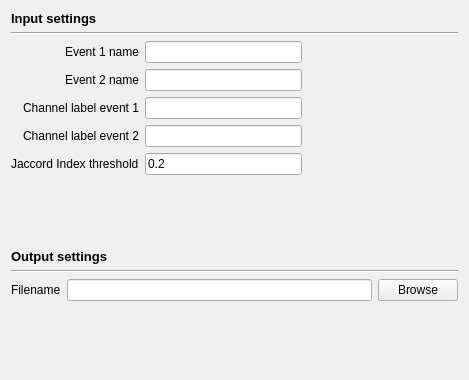
<?xml version="1.0" encoding="UTF-8"?>
<ui version="4.0">
 <class>PerformanceByEventSettingsView</class>
 <widget class="QWidget" name="PerformanceByEventSettingsView">
  <property name="geometry">
   <rect>
    <x>0</x>
    <y>0</y>
    <width>469</width>
    <height>380</height>
   </rect>
  </property>
  <property name="windowTitle">
   <string>Form</string>
  </property>
  <layout class="QVBoxLayout" name="verticalLayout_3">
   <item>
    <layout class="QVBoxLayout" name="verticalLayout_2">
     <item>
      <widget class="QLabel" name="label_5">
       <property name="font">
        <font>
         <pointsize>10</pointsize>
         <weight>75</weight>
         <bold>true</bold>
        </font>
       </property>
       <property name="text">
        <string>Input settings</string>
       </property>
      </widget>
     </item>
     <item>
      <widget class="Line" name="line_2">
       <property name="orientation">
        <enum>Qt::Horizontal</enum>
       </property>
      </widget>
     </item>
     <item>
      <layout class="QVBoxLayout" name="verticalLayout">
       <item>
        <layout class="QGridLayout" name="gridLayout">
         <item row="1" column="2">
          <spacer name="horizontalSpacer_2">
           <property name="orientation">
            <enum>Qt::Horizontal</enum>
           </property>
           <property name="sizeHint" stdset="0">
            <size>
             <width>40</width>
             <height>20</height>
            </size>
           </property>
          </spacer>
         </item>
         <item row="4" column="1">
          <widget class="QLineEdit" name="jaccord_lineEdit">
           <property name="toolTip">
            <string>Enter the Jaccord index (similarity) threshold (from 0 et 1) to mark an event as valid.</string>
           </property>
           <property name="text">
            <string>0.2</string>
           </property>
          </widget>
         </item>
         <item row="2" column="0">
          <widget class="QLabel" name="chan_label">
           <property name="layoutDirection">
            <enum>Qt::LeftToRight</enum>
           </property>
           <property name="text">
            <string>Channel label event 1</string>
           </property>
           <property name="alignment">
            <set>Qt::AlignRight|Qt::AlignTrailing|Qt::AlignVCenter</set>
           </property>
          </widget>
         </item>
         <item row="0" column="1">
          <widget class="QLineEdit" name="event1_name_lineedit">
           <property name="toolTip">
            <string>Enter the event label to evaluate.</string>
           </property>
          </widget>
         </item>
         <item row="1" column="1">
          <widget class="QLineEdit" name="event2_name_lineedit">
           <property name="toolTip">
            <string>Enter the event label to evaluate.</string>
           </property>
          </widget>
         </item>
         <item row="2" column="1">
          <widget class="QLineEdit" name="channel1_lineedit">
           <property name="toolTip">
            <string>Enter the channel to filter events 1 to evaluate.  Let it empty to compare the events from all channels.</string>
           </property>
          </widget>
         </item>
         <item row="0" column="0">
          <widget class="QLabel" name="label">
           <property name="layoutDirection">
            <enum>Qt::LeftToRight</enum>
           </property>
           <property name="text">
            <string>Event 1 name</string>
           </property>
           <property name="alignment">
            <set>Qt::AlignRight|Qt::AlignTrailing|Qt::AlignVCenter</set>
           </property>
          </widget>
         </item>
         <item row="4" column="0">
          <widget class="QLabel" name="label_6">
           <property name="text">
            <string>Jaccord Index threshold</string>
           </property>
          </widget>
         </item>
         <item row="2" column="2">
          <spacer name="horizontalSpacer_3">
           <property name="orientation">
            <enum>Qt::Horizontal</enum>
           </property>
           <property name="sizeHint" stdset="0">
            <size>
             <width>40</width>
             <height>20</height>
            </size>
           </property>
          </spacer>
         </item>
         <item row="1" column="0">
          <widget class="QLabel" name="label_2">
           <property name="layoutDirection">
            <enum>Qt::LeftToRight</enum>
           </property>
           <property name="text">
            <string>Event 2 name</string>
           </property>
           <property name="alignment">
            <set>Qt::AlignRight|Qt::AlignTrailing|Qt::AlignVCenter</set>
           </property>
          </widget>
         </item>
         <item row="4" column="2">
          <spacer name="horizontalSpacer_4">
           <property name="orientation">
            <enum>Qt::Horizontal</enum>
           </property>
           <property name="sizeHint" stdset="0">
            <size>
             <width>40</width>
             <height>20</height>
            </size>
           </property>
          </spacer>
         </item>
         <item row="0" column="2">
          <spacer name="horizontalSpacer">
           <property name="orientation">
            <enum>Qt::Horizontal</enum>
           </property>
           <property name="sizeHint" stdset="0">
            <size>
             <width>40</width>
             <height>20</height>
            </size>
           </property>
          </spacer>
         </item>
         <item row="3" column="0">
          <widget class="QLabel" name="label_7">
           <property name="text">
            <string>Channel label event 2</string>
           </property>
           <property name="alignment">
            <set>Qt::AlignRight|Qt::AlignTrailing|Qt::AlignVCenter</set>
           </property>
          </widget>
         </item>
         <item row="3" column="1">
          <widget class="QLineEdit" name="channel2_lineedit">
           <property name="toolTip">
            <string>Enter the channel to filter events 2 to evaluate.  Let it empty to compare the events from all channels.</string>
           </property>
          </widget>
         </item>
         <item row="3" column="2">
          <spacer name="horizontalSpacer_5">
           <property name="orientation">
            <enum>Qt::Horizontal</enum>
           </property>
           <property name="sizeHint" stdset="0">
            <size>
             <width>40</width>
             <height>20</height>
            </size>
           </property>
          </spacer>
         </item>
        </layout>
       </item>
      </layout>
     </item>
     <item>
      <spacer name="verticalSpacer_2">
       <property name="orientation">
        <enum>Qt::Vertical</enum>
       </property>
       <property name="sizeHint" stdset="0">
        <size>
         <width>20</width>
         <height>40</height>
        </size>
       </property>
      </spacer>
     </item>
     <item>
      <widget class="QLabel" name="label_4">
       <property name="font">
        <font>
         <pointsize>10</pointsize>
         <weight>75</weight>
         <bold>true</bold>
        </font>
       </property>
       <property name="text">
        <string>Output settings</string>
       </property>
      </widget>
     </item>
     <item>
      <widget class="Line" name="line">
       <property name="orientation">
        <enum>Qt::Horizontal</enum>
       </property>
      </widget>
     </item>
     <item>
      <layout class="QHBoxLayout" name="horizontalLayout">
       <item>
        <widget class="QLabel" name="label_3">
         <property name="text">
          <string>Filename</string>
         </property>
        </widget>
       </item>
       <item>
        <widget class="QLineEdit" name="filename_lineEdit">
         <property name="toolTip">
          <string>Filename to save performance evaluation. </string>
         </property>
        </widget>
       </item>
       <item>
        <widget class="QPushButton" name="browse_pushButton">
         <property name="text">
          <string>Browse</string>
         </property>
        </widget>
       </item>
      </layout>
     </item>
     <item>
      <spacer name="verticalSpacer">
       <property name="orientation">
        <enum>Qt::Vertical</enum>
       </property>
       <property name="sizeHint" stdset="0">
        <size>
         <width>20</width>
         <height>40</height>
        </size>
       </property>
      </spacer>
     </item>
    </layout>
   </item>
  </layout>
 </widget>
 <resources/>
 <connections>
  <connection>
   <sender>browse_pushButton</sender>
   <signal>clicked()</signal>
   <receiver>PerformanceByEventSettingsView</receiver>
   <slot>on_choose()</slot>
   <hints>
    <hint type="sourcelabel">
     <x>363</x>
     <y>220</y>
    </hint>
    <hint type="destinationlabel">
     <x>205</x>
     <y>147</y>
    </hint>
   </hints>
  </connection>
 </connections>
 <slots>
  <slot>on_choose()</slot>
  <slot>on_input_format_changed()</slot>
 </slots>
</ui>
